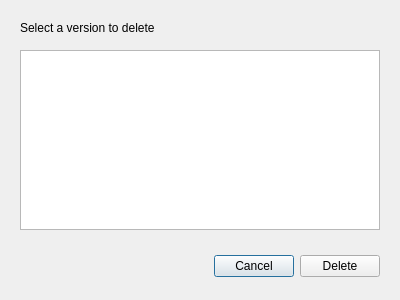
<?xml version="1.0" encoding="UTF-8"?>
<ui version="4.0">
 <class>DeleteVersion</class>
 <widget class="QDialog" name="DeleteVersion">
  <property name="geometry">
   <rect>
    <x>0</x>
    <y>0</y>
    <width>400</width>
    <height>300</height>
   </rect>
  </property>
  <property name="windowTitle">
   <string>Delete Version</string>
  </property>
  <widget class="QLabel" name="description">
   <property name="geometry">
    <rect>
     <x>20</x>
     <y>20</y>
     <width>360</width>
     <height>16</height>
    </rect>
   </property>
   <property name="text">
    <string>Select a version to delete</string>
   </property>
  </widget>
  <widget class="QListView" name="versionsListView">
   <property name="geometry">
    <rect>
     <x>20</x>
     <y>50</y>
     <width>360</width>
     <height>180</height>
    </rect>
   </property>
  </widget>
  <widget class="QWidget" name="buttonLayoutWidget">
   <property name="geometry">
    <rect>
     <x>20</x>
     <y>250</y>
     <width>360</width>
     <height>32</height>
    </rect>
   </property>
   <layout class="QHBoxLayout" name="buttonLayout">
    <item>
     <spacer name="horizontalSpacer">
      <property name="orientation">
       <enum>Qt::Orientation::Horizontal</enum>
      </property>
      <property name="sizeHint" stdset="0">
       <size>
        <width>0</width>
        <height>0</height>
       </size>
      </property>
     </spacer>
    </item>
    <item>
     <widget class="QPushButton" name="cancelButton">
      <property name="text">
       <string>Cancel</string>
      </property>
     </widget>
    </item>
    <item>
     <widget class="QPushButton" name="deleteButton">
      <property name="text">
       <string>Delete</string>
      </property>
     </widget>
    </item>
   </layout>
  </widget>
 </widget>
 <resources/>
 <connections/>
</ui>
